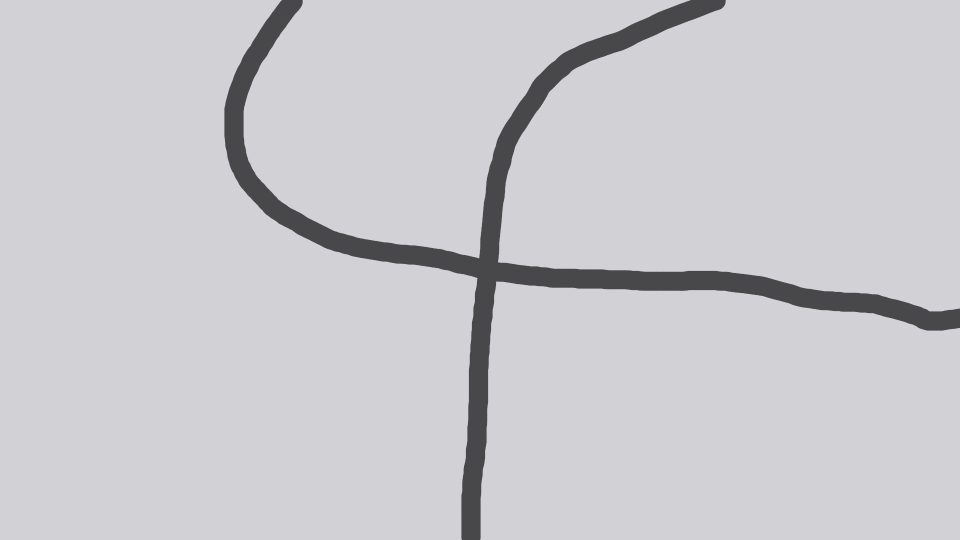
#> input picture ligne2.jpg, 1920 x 1080 px (shown at 1/2 size)
$ python 'détections_lignes et courbes.py'
#> lines starting #> are read from the running program, lines starting #| are printed output that depends on the picture; after the words box and inside, x2 and y2 are one past the last pixel; in counts of white or black regions, pixels touching at a corner belong together
# TODO. Étudier ce code en affichant les images intermédiaires
# et les vecteurs produits.
# Ensuite, remplacer les points d'intérets calculés par Sobel
# avec des points provenants de la transformation de hough
# (voir fichier hough.py fourni)
# Enfin, vous pourrez vous baser sur courbes.py pour approcher
# les courbes par des polynomes de degré 2.

import numpy as np
import matplotlib.pyplot as plt
import cv2 as cv
from sklearn.cluster import DBSCAN
from sklearn.preprocessing import StandardScaler

imglinit = cv.imread("ligne2.jpg")
#> imglinit is the input picture: shape (1080, 1920, 3); mean B, G, R 205.8, 201, 201.9
# mise à des dimensions fixes
image_base = cv.resize(imglinit, (512, 512))
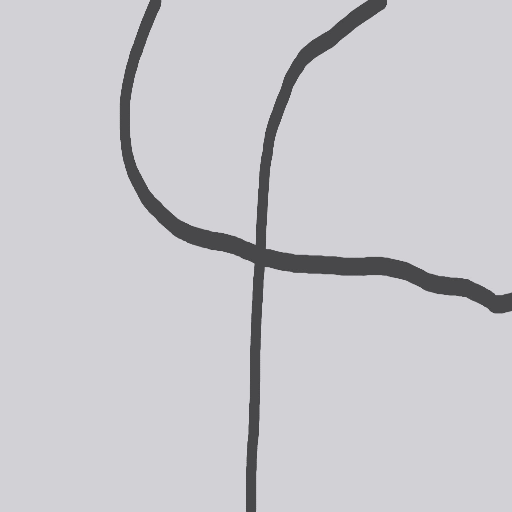
#> image_base: shape (512, 512, 3); mean B, G, R 205.8, 201, 201.9

# Flou gaussien et conversion en niveaux de gris
imglblr = cv.GaussianBlur(image_base, (55, 55), 0)
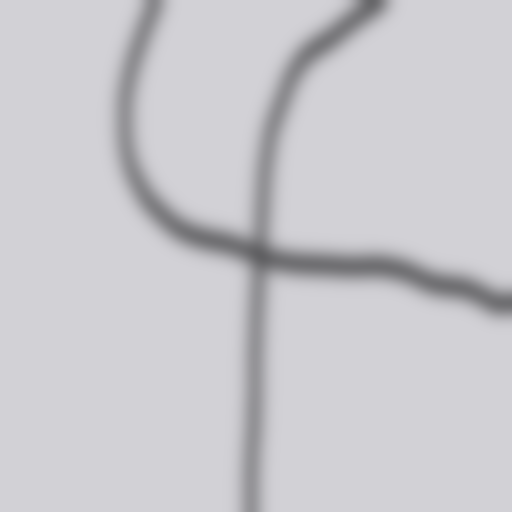
#> imglblr: shape (512, 512, 3); mean B, G, R 205.8, 201, 201.9
src_gray = cv.cvtColor(imglblr, cv.COLOR_BGR2GRAY)

# Calcul du Laplacien et normalisation
ddepth = cv.CV_16S
imgl = cv.Laplacian(src_gray, ddepth, ksize=3)
imgl = cv.convertScaleAbs(imgl)
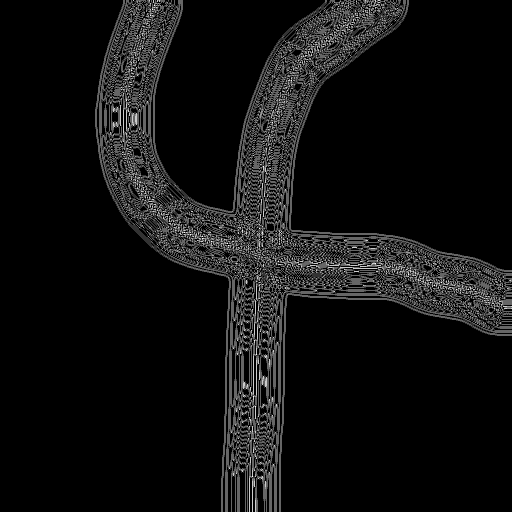
#> imgl: shape (512, 512); min 0, max 10, mean 0.631; drawn with min black and max white

# Normalisation et seuillage
imgl = imgl.astype(float)
imgl = 255 * (imgl > 7.5)
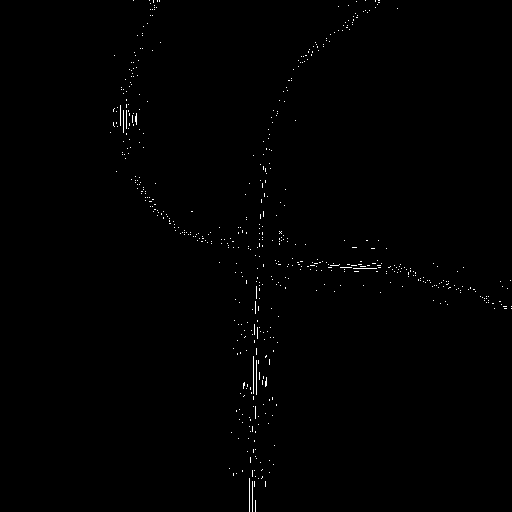
#> imgl: shape (512, 512) int64; 0.46% white in thin lines or dots, all inside (x1, y1, x2, y2) = (110, 0, 512, 512)

imgl = np.uint8(imgl)
y, x = np.where(imgl == 255)
#> y = 1198 values from 0 to 511; x = 1198 values, max 511 at index 790, min 110 at index 258, mean 262.9

print("Nombre de points détectés :", len(x))
#| Nombre de points détectés : 1198

# Calcul des gradients
grad_x = cv.Sobel(src_gray, cv.CV_32F, 1, 0, ksize=3)
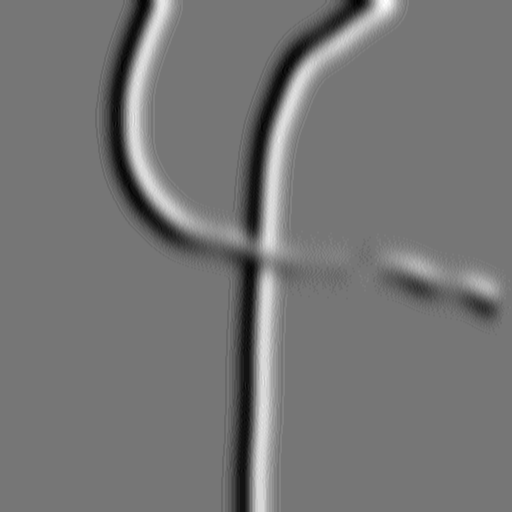
#> grad_x: shape (512, 512) float32; min -38, max 44, mean -0.1; drawn with min black and max white
grad_y = cv.Sobel(src_gray, cv.CV_32F, 0, 1, ksize=3)
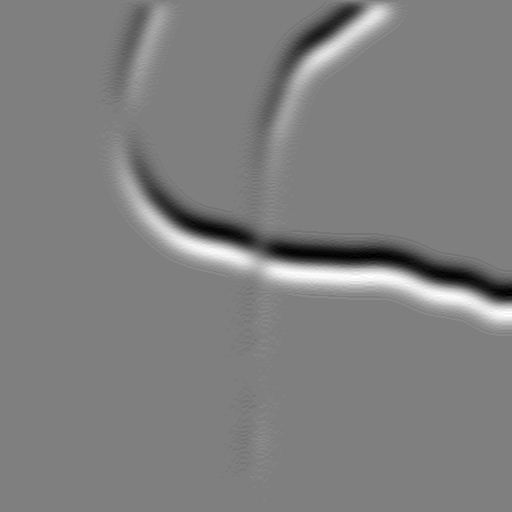
#> grad_y: shape (512, 512) float32; min -48, max 48, mean 0.1; drawn with min black and max white

# Extraction des gradients aux points détectés
gx = grad_x[y, x]
#> gx = 1198 values, max 34 at index 8, min -36 at index 12, mean 1.14
gy = grad_y[y, x]
#> gy = 1198 values, max 40 at index 697, min -42 at index 412, mean 0.121

# Orientation locale du gradient
angles = np.arctan2(gy, gx)
#> angles = 1198 values, max 3.14 at index 0, min -3.08 at index 135, mean 0.495

# Tableau des points d'intérêt :
# colonne 0 : x
# colonne 1 : y
# colonne 2 : angle

points_interet = np.column_stack((x, y, angles))
#> points_interet = 1198 rows, first 8: [133, 0, 3.14], [149, 0, 3.14], [153, 0, 0], [157, 0, 0], [159, 0, 0], [365, 0, 3.14], [375, 0, 0], [378, 0, 0]

print("\nTableau des points d'intérêt :")
print("[x, y, angle en radians]")
print(points_interet)
#> (printed output is left out)

theta_cos = np.cos(2 * angles)
#> theta_cos = 1198 values, max 1 at index 0, min -1 at index 14, mean 0.351
theta_sin = np.sin(2 * angles)
#> theta_sin = 1198 values, max 1 at index 21, min -1 at index 271, mean -0.0311

# Nouveau tableau de caractéristiques
features = np.column_stack((x, y, theta_cos, theta_sin))
#> features = 1198 rows, first 6: [133, 0, 1, 1.75e-07], [149, 0, 1, 1.75e-07], [153, 0, 1, 0], [157, 0, 1, 0], [159, 0, 1, 0], [365, 0, 1, 1.75e-07]
scaler = StandardScaler()
features_normalisees = scaler.fit_transform(features)
#> features_normalisees = 1198 rows, first 6: [-1.45, -2.05, 0.773, 0.0752], [-1.27, -2.05, 0.773, 0.0752], [-1.23, -2.05, 0.773, 0.0752], [-1.18, -2.05, 0.773, 0.0752], [-1.16, -2.05, 0.773, 0.0752], [1.14, -2.05, 0.773, 0.0752]


clustering = DBSCAN(
    eps=0.55,
    min_samples=5
)

labels = clustering.fit_predict(features_normalisees)
#> labels = 1198 values, max 9 at index 546, min -1 at index 27, mean 1.71

# Suppression des clusters de moins de 10 points

taille_min = 10

for k in set(labels):
    if k == -1:
        continue

    masque = labels == k

    if np.sum(masque) < taille_min:
        labels[masque] = -1
#> this loop made 11 passes
#> k on pass 11: -1
#> after the loop, labels = 1198 values, max 9 at index 546, min -1 at index 5, mean 1.53

# Recalcul du nombre de clusters conservés
clusters_conserves = set(labels) - {-1}
#> clusters_conserves = 4 items

n_clusters = len(clusters_conserves)
#> n_clusters = 4

n_bruit = np.sum(labels == -1)
#> n_bruit = 61

print("Nombre de clusters conservés :", n_clusters)
#| Nombre de clusters conservés : 4
print("Nombre de points de bruit :", n_bruit)
#| Nombre de points de bruit : 61

for k in sorted(clusters_conserves):
    print(f"Cluster {k} : {np.sum(labels == k)} points")
#> this loop made 4 passes
#> k on passes 2 to 4: 3, 7, 9
#| Cluster 0 : 556 points
#| Cluster 3 : 552 points
#| Cluster 7 : 11 points
#| Cluster 9 : 18 points


# Affichage
plt.figure(figsize=(12, 12))
plt.imshow(
    cv.cvtColor(image_base, cv.COLOR_BGR2RGB)
)
longueur_vecteur = 18
couleurs = plt.cm.tab20(
    np.linspace(0, 1, max(n_clusters, 1))
)
#> couleurs = [[0.122, 0.467, 0.706, 1], [0.839, 0.153, 0.157, 1], [0.969, 0.714, 0.824, 1], [0.62, 0.855, 0.898, 1]]
for k in range(n_clusters):
    masque = labels == k
    x_cluster = x[masque]
    y_cluster = y[masque]
    theta_cluster = angles[masque]
    couleur = couleurs[k]
    plt.scatter(
        x_cluster,
        y_cluster,
        color=couleur,
        s=12,
        label=f"Cluster {k}"
    )
    v = longueur_vecteur * np.cos(theta_cluster)
    u = -longueur_vecteur * np.sin(theta_cluster)
    plt.quiver(
        x_cluster,
        y_cluster,
        u,
        v,
        color=couleur,
        angles='xy',
        scale_units='xy',
        scale=1,
        width=0.003
    )
#> this loop made 4 passes

# Affichage du bruit
masque_bruit = labels == -1

plt.scatter(
    x[masque_bruit],
    y[masque_bruit],
    color="white",
    marker="x",
    s=12,
    label="Bruit"
)

# Paramètres d'affichage
plt.title("Points d'intérêt, clusters et orientations locales")
plt.legend()
plt.axis("off")
plt.tight_layout()
plt.show()
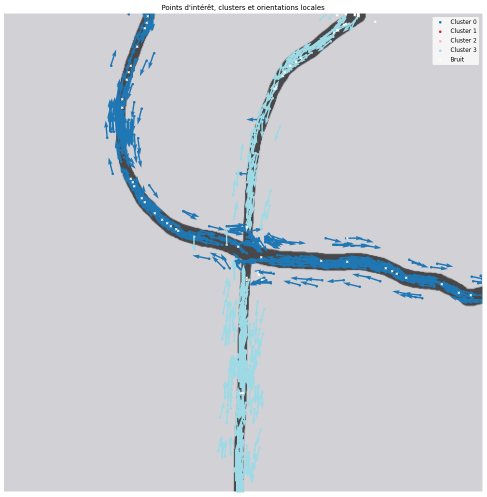
#> figure drawn by matplotlib, 1 panel
